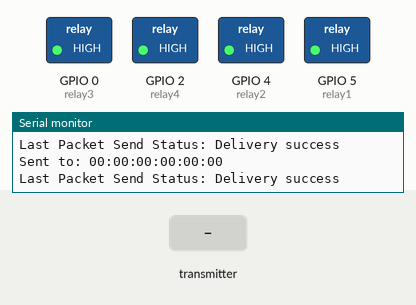
The sketch below on a simulated ESP8266 (NodeMCU). Shown: switched loads named in the sketch (green lamp = pin HIGH), the last lines printed to the serial monitor. The test bench sets the inputs (shaded band). A WiFi scan finds three made-up networks.

Above: at 3.2 s.
3.3 s: the transmitter starts sending Relay1 = 1
At 5.1 s:
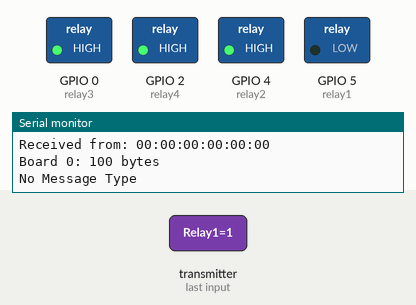
5.5 s: the transmitter starts sending Relay2 = 1
At 6.7 s:
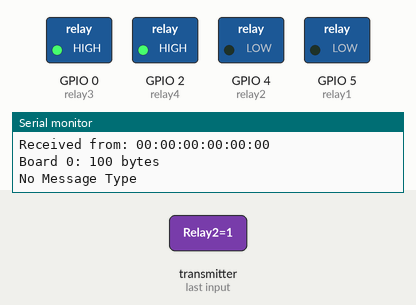
7.5 s: the transmitter starts sending Relay1 = 0
At 9.2 s:
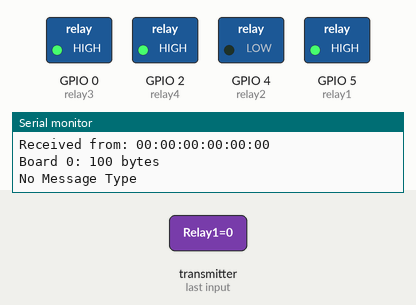
9.5 s: the transmitter starts sending Relay3 = 1
At 10.9 s:
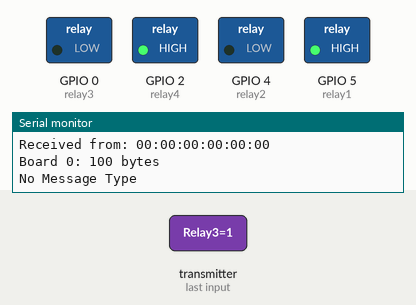
11.5 s: the transmitter starts sending Relay4 = 1
At 12.5 s:
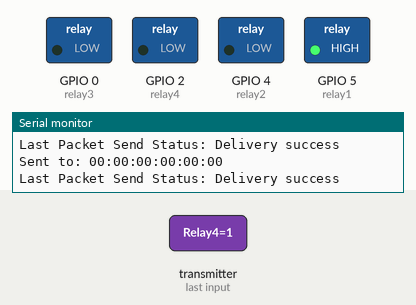
13.5 s: the transmitter starts sending Relay2 = 0
At 15.2 s:
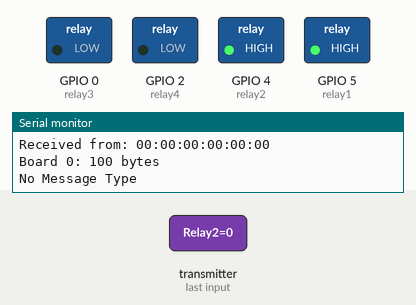
Timing chart, 0 to 16.5 s (numbered marks = the images above; inputs shaded):
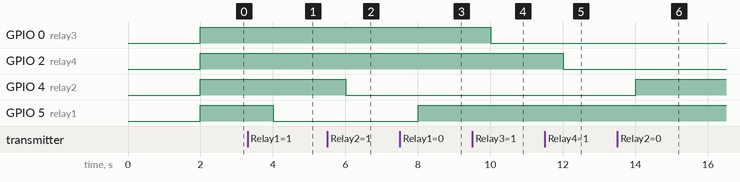

The sketch:

relaydevice.ino
```cpp
// recieve incoming and sending data struct: main_esp_data, relay_esp_data, user_esp_data - broadcast
// recieve incoming only: sensor1_esp_data, sensor2_esp_data - no need for mac address
// TYPES: 1 - main_esp_data, 2 - relay_esp_data, 3 - user_esp_data, 4 - sensor1_esp_data, 5 - sensor2_esp_data

//----------------------------------------------------------------------------------------------------------------//


// AQUA Main Server
#include <ESP8266WiFi.h>
#include <espnow.h>

typedef struct mainmsg {
  int type;
  int Relay1;              //type1 rs
  int Relay2;              //type1 rs
  int Relay3;              //type1 rs
  int Relay4;              //type1 rs
  int Status_SD_CARD = 0;  //type2 rs
  int LogIn = 0;           //type2 rs
  int lightVal = 0;        //type3 r
  int temperature = 0;     //type3 r
  int humidity = 0;        //type3 r
  int pHLevel = 0;         //type4 r
  int ECLevel = 0;         //type4 r
  int leak1 = 0;           //type4 r
  int leak2 = 0;           //type3 r
  int bottomleak = 0;      //type3 r
  int swt1 = 0;            //type4 r
  int swt2 = 0;            //type4 r
  int swt3 = 0;            //type4 r
  int swt4 = 0;            //type4 r
  int swt5 = 0;            //type4 r
  int swt6 = 0;            //type3 r
  int swt7 = 0;            //type3 r
  int swt8 = 0;            //type3 r
  int swt9 = 0;            //type3 r
  int swt10 = 0;           //type3 r


} mainmsg;

mainmsg mymainmsg;
mainmsg othermainmsg;
mainmsg tofirebase;
mainmsg fromfirebase;

const int relay1 = 5;  // GPIO5 D1
const int relay2 = 4;  // GPIO4 D2
const int relay3 = 0;  // GPIO0 D3
const int relay4 = 2;  // GPIO2 D4


uint8_t userAddress[] = { 0x48, 0x55, 0x19, 0xC8, 0x05, 0x50 };
uint8_t mainserverAddress[] = { 0x48, 0x55, 0x19, 0xC8, 0x74, 0x1C };


void OnDataSent(uint8_t *mac_addr, uint8_t sendStatus) {
  char address[18];
  Serial.print("Sent to: ");
  snprintf(address, sizeof(address), "%02x:%02x:%02x:%02x:%02x:%02x",
           mac_addr[0], mac_addr[1], mac_addr[2], mac_addr[3], mac_addr[4], mac_addr[5]);
  Serial.println(address);
  Serial.print("Last Packet Send Status: ");
  if (sendStatus == 0) {
    Serial.println("Delivery success");
  } else {
    Serial.println("Delivery fail");
  }
}

void OnDataRecv(uint8_t *mac_addr, uint8_t *incomingData, uint8_t len) {

  char macStr[18];
  Serial.print("Received from: ");
  snprintf(macStr, sizeof(macStr), "%02x:%02x:%02x:%02x:%02x:%02x",
           mac_addr[0], mac_addr[1], mac_addr[2], mac_addr[3], mac_addr[4], mac_addr[5]);
  Serial.println(macStr);
  memcpy(&othermainmsg, incomingData, sizeof(othermainmsg));
  Serial.printf("Board %u: %u bytes\n", othermainmsg.type, len);
  if (othermainmsg.type == 1) {

    Serial.print("Relay 1: ");
    Serial.println(othermainmsg.Relay1);
    Serial.print("Relay 2: ");
    Serial.println(othermainmsg.Relay2);
    Serial.print("Relay 3: ");
    Serial.println(othermainmsg.Relay3);
    Serial.print("Relay 4: ");
    Serial.println(othermainmsg.Relay4);

  } else {
    Serial.println("No Message Type");
  }
}

constexpr char WIFI_SSID[] = "AndroidAP";

int8_t getWiFiChannel(const char *ssid) {

  if (int8_t n = WiFi.scanNetworks()) {
    for (uint8_t i = 0; i < n; i++) {
      if (!strcmp(ssid, WiFi.SSID(i).c_str())) {
        return WiFi.channel(i);
      }
    }
  }

  return 0;
}

void setup() {
  Serial.begin(115200);
  int8_t channel = getWiFiChannel(WIFI_SSID);
  pinMode(relay1, OUTPUT);
  pinMode(relay2, OUTPUT);
  pinMode(relay3, OUTPUT);
  pinMode(relay4, OUTPUT);
  // Set outputs to HIGH. relay active LOW
  digitalWrite(relay1, HIGH);
  digitalWrite(relay2, HIGH);
  digitalWrite(relay3, HIGH);
  digitalWrite(relay4, HIGH);

  mymainmsg.Relay1 = 0;
  mymainmsg.Relay2 = 0;
  mymainmsg.Relay3 = 0;
  mymainmsg.Relay4 = 0;

  WiFi.mode(WIFI_STA);

  wifi_promiscuous_enable(1);
  wifi_set_channel(channel);
  wifi_promiscuous_enable(0);

  if (esp_now_init() != 0) {
    Serial.println("Error initializing ESP-NOW");
    return;
  }
  esp_now_set_self_role(ESP_NOW_ROLE_COMBO);
  esp_now_register_send_cb(OnDataSent);

  esp_now_add_peer(userAddress, ESP_NOW_ROLE_COMBO, channel, NULL, 0);
  esp_now_add_peer(mainserverAddress, ESP_NOW_ROLE_COMBO, channel, NULL, 0);
  esp_now_register_recv_cb(OnDataRecv);
}

void loop() {

  mymainmsg.type = 1;
  if (othermainmsg.Relay1 != mymainmsg.Relay1){
      mymainmsg.Relay1 = othermainmsg.Relay1;
      Serial.println("Relay1: " + mymainmsg.Relay1);
      if(mymainmsg.Relay1 == 0){
          digitalWrite(relay1,HIGH);
      }else{
           digitalWrite(relay1,LOW);
      }
  }else if(othermainmsg.Relay2 != mymainmsg.Relay2){
     mymainmsg.Relay2 = othermainmsg.Relay2;
     Serial.println("Relay2: " + mymainmsg.Relay2);
      if(mymainmsg.Relay2 == 0){
          digitalWrite(relay2,HIGH);
      }else{
           digitalWrite(relay2,LOW);
      }
  }else if(othermainmsg.Relay3 != mymainmsg.Relay3){
       mymainmsg.Relay3 = othermainmsg.Relay3;
       Serial.println("Relay3: " + mymainmsg.Relay3);
      if(mymainmsg.Relay3 == 0){
          digitalWrite(relay3,HIGH);
      }else{
           digitalWrite(relay3,LOW);
      }
  }else if(othermainmsg.Relay4 != mymainmsg.Relay4){
      mymainmsg.Relay4 = othermainmsg.Relay4;
      Serial.println("Relay4: " + mymainmsg.Relay4);
      if(mymainmsg.Relay4 == 0){
          digitalWrite(relay4,HIGH);
      }else{
          digitalWrite(relay4,LOW);
      }
  }else {
    Serial.println("Other Data Recieved");
  }

  esp_now_send(mainserverAddress, (uint8_t *)&mymainmsg, sizeof(mymainmsg));
  esp_now_send(userAddress, (uint8_t *)&mymainmsg, sizeof(mymainmsg));
  delay(2000);
}
```

Measured:
- after the input at 3.3 s, GPIO 5 (relay1): HIGH → LOW after 0.70 s
- after the input at 5.5 s, GPIO 4 (relay2): HIGH → LOW after 0.50 s
- after the input at 7.5 s, GPIO 5 (relay1): LOW → HIGH after 0.50 s
- after the input at 9.5 s, GPIO 0 (relay3): HIGH → LOW after 0.50 s
- after the input at 11.5 s, GPIO 2 (relay4): HIGH → LOW after 0.50 s
- after the input at 13.5 s, GPIO 4 (relay2): LOW → HIGH after 0.51 s
